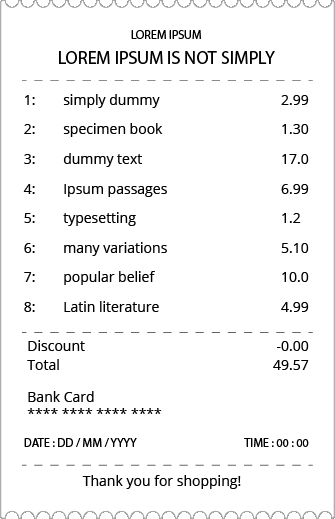
#> input picture sample_image.png, 335 x 519 px
$ jupyter execute --allow-errors 'Tesseract_&_OCR.ipynb'
#> lines starting #> are read from the running program, lines starting #| are printed output that depends on the picture
#> further down, image is the input picture: shape (519, 335, 3); min 0, max 255, mean 243.6
<a href="https://colab.research.google.com/github/ErfanulHoque/Text_Generator/blob/main/Tesseract_%26_OCR.ipynb" target="_parent"></a>

[cell 1]
# import libraries
import csv
import cv2
import pytesseract

pytesseract.pytesseract.tesseract_cmd = r'C:\Program Files\Tesseract-OCR\tesseract.exe'

[cell 2]
def pre_processing(image):
    """
    This function take one argument as
    input. this function will convert
    input image to binary image
    :param image: image
    :return: thresholded image
    """
    gray_image = cv2.cvtColor(image, cv2.COLOR_BGR2GRAY)
    # converting it to binary image
    threshold_img = cv2.threshold(gray_image, 0, 255, cv2.THRESH_BINARY | cv2.THRESH_OTSU)[1]
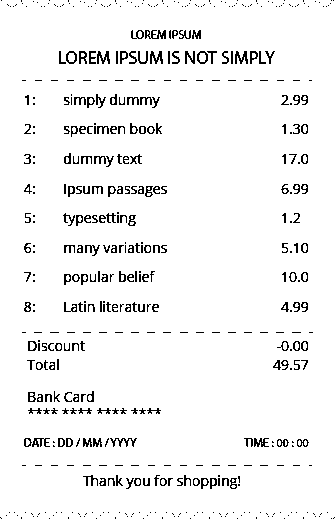
#> threshold_img: shape (519, 335); 95.1% white; black in thin lines or dots
    # saving image to view threshold image
    cv2.imwrite('thresholded.png', threshold_img)

    cv2.imshow('threshold image', threshold_img)
    # Maintain output window until
    # user presses a key
    cv2.waitKey(0)
    # Destroying present windows on screen
    cv2.destroyAllWindows()

    return threshold_img

[cell 3]
def parse_text(threshold_img):
    """
    This function take one argument as
    input. this function will feed input
    image to tesseract to predict text.
    :param threshold_img: image
    return: meta-data dictionary
    """
    # configuring parameters for tesseract
    tesseract_config = r'--oem 3 --psm 6'
    # now feeding image to tesseract
    details = pytesseract.image_to_data(threshold_img, output_type=pytesseract.Output.DICT,
                                        config=tesseract_config, lang='eng')
    return details

[cell 4]
# [25 lines left out: function draw_boxes, not called in this run]

[cell 5]
# [20 lines left out: function format_text, not called in this run]

[cell 6]
# [10 lines left out: function write_text, not called in this run]

#> (a cell that did not finish here is left out)
